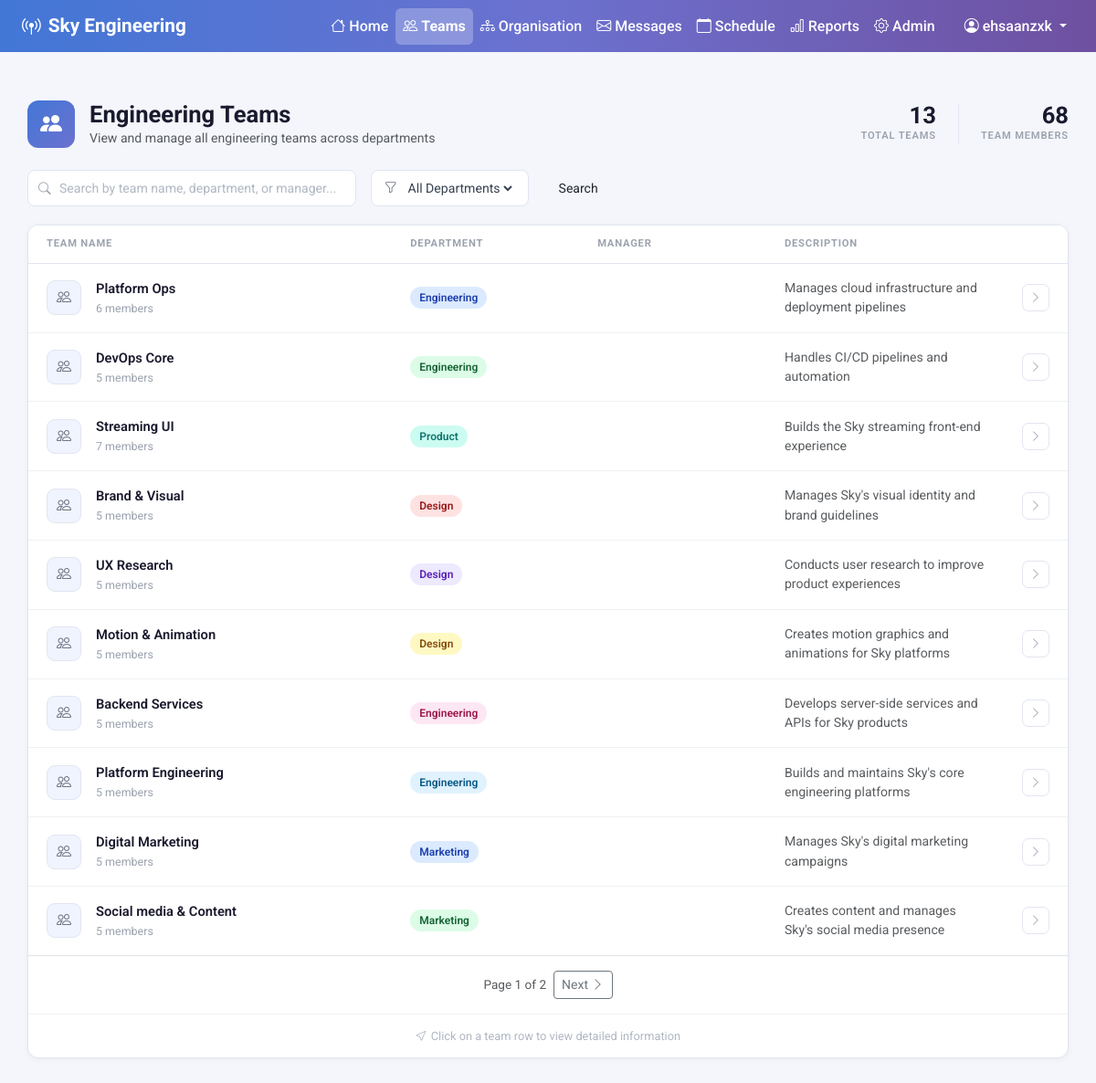
Page /teams/ (signed in) on the committed database.
### teams_feature/models.py (models this page shows, shortened)
class Team(models.Model):
    team_name = models.CharField(max_length=100)
    department = models.ForeignKey(
        Department, on_delete=models.CASCADE,
        related_name='teams'
    )
    manager = models.ForeignKey(
        User, on_delete=models.SET_NULL,
        null=True, blank=True,
        related_name='managed_teams'
    )
    team_type = models.ForeignKey(
        TeamType, on_delete=models.SET_NULL,
        null=True, blank=True,
        related_name='teams'
    )
    description = models.TextField(blank=True)
    purpose = models.TextField(blank=True)
    team_size = models.IntegerField(default=0)
    created_date = models.DateField(auto_now_add=True)
    is_active = models.BooleanField(default=True)

### organisation_feature/models.py (models this page shows, shortened)
class Department(models.Model):
    department_name = models.CharField(max_length=150)
    specialisation = models.CharField(max_length=200, blank=True)
    description = models.TextField(blank=True)
    class Meta:
        ordering = ['department_name']

### teams_feature/views.py (the view)
# urls.py: path('', views.team_list, name='team_list'), # Team list page — accessible at /teams/
@login_required
def team_list(request):
    teams = Team.objects.filter(is_active=True).select_related('department', 'manager', 'team_type')
    query = request.GET.get('q', '')
    department = request.GET.get('department', '')
    skill = request.GET.get('skill', '')
    if query:
        teams = teams.filter(team_name__icontains=query)
    if department:
        teams = teams.filter(department__department_name__icontains=department)
    if skill:
        teams = teams.filter(team_skills__skill__skill_name__icontains=skill)
    teams = teams.distinct()
    total_teams = Team.objects.filter(is_active=True).count()
    total_members = sum(
        t.members.count()
        for t in Team.objects.filter(is_active=True).prefetch_related('members')
    )
    paginator = Paginator(teams, 10)
    page_number = request.GET.get('page')  # get current page number from URL e.g. ?page=2
    page_obj = paginator.get_page(page_number)  # get_page handles invalid/missing page numbers safely
    departments = Department.objects.all().order_by('department_name')
    skills = Skill.objects.all()
    return render(request, 'teams_feature/team_list.html', {
        'teams': page_obj,          # paginated teams (replaces full queryset)
        'page_obj': page_obj,       # pagination object for rendering page controls
        'query': query,
        'department': department,
        'skill': skill,
        'skills': skills,
        'departments': departments,
        'total_teams': total_teams,
        'total_members': total_members,
    })

### teams_feature/templates/teams_feature/team_list.html (shortened to what this page needs)
{% extends 'global.html' %}
{% block content %}
<div class="d-flex align-items-center justify-content-between mb-4">
    <div class="d-flex align-items-center gap-3">
        <div class="teams-header-icon">
            <i class="bi bi-people-fill"></i>
        </div>
        <div>
            <h1 class="mb-0 fw-bold" style="font-size:1.6rem;color:#1a1a2e">Engineering Teams</h1>
            <p class="mb-0 text-muted" style="font-size:0.88rem">View and manage all engineering teams across departments</p>
        </div>
    </div>
    <div class="d-flex gap-4">
        <div class="stat-block">
            <div class="stat-number">{{ total_teams }}</div>
            <div class="stat-label">Total Teams</div>
        </div>
        <div class="stat-block">
            <div class="stat-number">{{ total_members }}</div>
            <div class="stat-label">Team Members</div>
        </div>
    </div>
</div>
<div class="search-filter-bar d-flex align-items-center gap-3">
    <form method="GET" class="d-flex align-items-center gap-3 w-100">
        <div class="search-wrapper flex-grow-1" style="max-width:360px">
            <i class="bi bi-search"></i>
            <input
                type="text"
                name="q"
                value="{{ query }}"
                placeholder="Search by team name, department, or manager..."
                class="form-control"
                autocomplete="off"
            >
        </div>
        <div class="dept-filter">
            <i class="bi bi-funnel" style="color:#6b7280;font-size:0.85rem"></i>
            <select name="department" onchange="this.form.submit()">
                <option value="">All Departments</option>
            </select>
        </div>
        <button type="submit" class="btn btn-sky btn-sm px-3" style="height:40px">
            Search
        </button>
    </form>
</div>
<div class="teams-card">
    {% if teams %}
    <table class="table teams-table">
        <thead>
            <tr>
                <th style="width:35%">Team Name</th>
                <th style="width:18%">Department</th>
                <th style="width:18%">Manager</th>
                <th>Description</th>
                <th style="width:50px"></th>
            </tr>
        </thead>
        <tbody>
            {% for team in teams %}
            <tr onclick="window.location='{% url 'teams:team_detail' team.id %}'">
                <td>
                    <div class="d-flex align-items-center gap-3">
                        <div class="team-icon">
                            <i class="bi bi-people"></i>
                        </div>
                        <div>
                            <div class="team-name-text">{{ team.team_name }}</div>
                            <div class="team-member-count">{{ team.members.count }} member{{ team.members.count|pluralize }}</div>
                        </div>
                    </div>
                </td>
                <td>
                    <span class="dept-badge dept-badge-{% cycle '0' '1' '2' '3' '4' '5' '6' '7' %}">
                        {{ team.department.department_name }}
                    </span>
                </td>
                <td>
                </td>
                <td class="text-muted">
                    {{ team.description|truncatechars:90 }}
                </td>
                <td>
                    <a href="{% url 'teams:team_detail' team.id %}" class="row-arrow" onclick="event.stopPropagation()">
                        <i class="bi bi-chevron-right"></i>
                    </a>
                </td>
            </tr>
            {% endfor %}
        </tbody>
    </table>
{% if page_obj.has_other_pages %}
<div class="d-flex justify-content-center align-items-center gap-2 py-3 border-top">
    <span class="text-muted" style="font-size:0.85rem">
        Page {{ page_obj.number }} of {{ page_obj.paginator.num_pages }}
    </span>
    {% if page_obj.has_next %}
    <a href="?page={{ page_obj.next_page_number }}&q={{ query }}&department={{ department }}"
       class="btn btn-outline-secondary btn-sm">
        Next <i class="bi bi-chevron-right"></i>
    </a>
    {% endif %}
</div>
{% endif %}
    <div class="table-hint">
        <i class="bi bi-cursor me-1"></i>Click on a team row to view detailed information
    </div>
    {% endif %}
</div>
{% endblock %}

### templates/global.html (shortened to what this page needs)
<!doctype html>
<html lang="en">
  <head>
    <link href="https://cdn.jsdelivr.net/npm/bootstrap@5.3.0/dist/css/bootstrap.min.css" rel="stylesheet" />
    <link href="https://cdn.jsdelivr.net/npm/bootstrap-icons@1.11.0/font/bootstrap-icons.css" rel="stylesheet" />
  </head>
  <body>
    <nav class="navbar navbar-expand-lg fixed-top">
      <div class="container-fluid px-4">
        <a class="navbar-brand" href="/">
          <i class="bi bi-broadcast-pin me-2"></i>Sky Engineering
        </a>
        <div class="collapse navbar-collapse" id="navbarNav">
          <ul class="navbar-nav ms-auto">
            <li class="nav-item">
              <a class="nav-link {% if request.path == '/' %}active{% endif %}" href="/">
                <i class="bi bi-house me-1"></i>Home
              </a>
            </li>
            <li class="nav-item">
              <a class="nav-link {% if '/teams/' in request.path %}active{% endif %}" href="/teams/">
                <i class="bi bi-people me-1"></i>Teams
              </a>
            </li>
            <li class="nav-item">
              <a class="nav-link {% if '/org-chart/' in request.path %}active{% endif %}" href="/org-chart/">
                <i class="bi bi-diagram-3 me-1"></i>Organisation
              </a>
            </li>
            <li class="nav-item">
              <a class="nav-link {% if '/messages/' in request.path %}active{% endif %}" href="/messages/inbox/">
                <i class="bi bi-envelope me-1"></i>Messages
              </a>
            </li>
            <li class="nav-item">
              <a class="nav-link {% if '/schedule/' in request.path %}active{% endif %}" href="/schedule/calendar/">
                <i class="bi bi-calendar me-1"></i>Schedule
              </a>
            </li>
            <li class="nav-item">
              <a class="nav-link {% if '/reports/' in request.path %}active{% endif %}" href="/reports/">
                <i class="bi bi-bar-chart me-1"></i>Reports
              </a>
            </li>
            <li class="nav-item">
              <a class="nav-link {% if '/admin/' in request.path %}active{% endif %}" href="/admin/">
                <i class="bi bi-gear me-1"></i>Admin
              </a>
            </li>
          </ul>
          <ul class="navbar-nav ms-3">
            {% if user.is_authenticated %}
              <li class="nav-item dropdown">
                <a class="nav-link dropdown-toggle" href="#" data-bs-toggle="dropdown">
                  <i class="bi bi-person-circle me-1"></i>{{ user.username }}
                </a>
              </li>
            {% else %}
              <li class="nav-item">
                <a class="nav-link" href="/accounts/login/">
                  <i class="bi bi-box-arrow-in-right me-1"></i>Login
                </a>
              </li>
            {% endif %}
          </ul>
        </div>
      </div>
    </nav>
    <div class="main-content">
      {% block content %}
      {% endblock %}
    </div>
  </body>
</html>

### templates/global.html (style rules this page uses)
:root { --sky-blue: #4277d6; --sky-purple: #6c71cf; --sky-dark-purple: #6f50a0; }
body { font-family: "Roboto", sans-serif; background-color: #f4f6fb; }
.navbar { background: linear-gradient(to right, #4277d6, #6c71cf, #6f50a0); }
.navbar-brand { color: white !important; font-weight: 700; font-size: 1.3rem; }
.nav-link { color: white !important; font-weight: 500; padding: 8px 16px; border-radius: 6px; transition: background 0.2s; }
.nav-link.active { background-color: rgba(255, 255, 255, 0.25); font-weight: 700; }
.main-content { margin-top: 80px; padding: 30px; }

### teams_feature/templates/teams_feature/team_list.html (style rules this page uses)
.teams-header-icon { width: 52px; height: 52px; border-radius: 12px; background: linear-gradient(135deg, var(--sky-blue), var(--sky-purple)); display: flex; align-items: center; justify-content: center; flex-shrink: 0; }
.teams-header-icon i { font-size: 1.5rem; color: #fff; }
.stat-block { text-align: right; }
.stat-block .stat-number { font-size: 1.6rem; font-weight: 700; color: #1a1a2e; line-height: 1; }
.stat-block .stat-label { font-size: 0.7rem; font-weight: 600; letter-spacing: 0.8px; text-transform: uppercase; color: #9ca3af; margin-top: 2px; }
.search-filter-bar { margin-bottom: 20px; }
.search-wrapper { position: relative; max-width: 320px; }
.search-wrapper .bi-search { position: absolute; left: 12px; top: 50%; transform: translateY(-50%); color: #9ca3af; font-size: 0.85rem; }
.search-wrapper input { padding-left: 34px; border: 1px solid #e2e5f1; border-radius: 8px; font-size: 0.88rem; color: #374151; background: #fff; height: 40px; }
.search-wrapper input::placeholder { color: #b0b7c3; }
.dept-filter { height: 40px; border: 1px solid #e2e5f1; border-radius: 8px; font-size: 0.88rem; color: #374151; background: #fff; padding: 0 14px; display: flex; align-items: center; gap: 8px; cursor: pointer; white-space: nowrap; }
.dept-filter select { border: none; background: transparent; font-size: 0.88rem; color: #374151; cursor: pointer; outline: none; }
.teams-card { background: #fff; border: 1px solid #e2e5f1; border-radius: 12px; overflow: hidden; box-shadow: 0 1px 6px rgba(0,0,0,0.05); }
.teams-table { margin: 0; }
.teams-table thead tr { background: #fafbfc; border-bottom: 1px solid #e2e5f1; }
.teams-table thead th { font-size: 0.7rem; font-weight: 700; letter-spacing: 0.8px; text-transform: uppercase; color: #9ca3af; padding: 12px 20px; border: none; }
.teams-table tbody tr { border-bottom: 1px solid #f0f1f5; transition: background 0.12s; cursor: pointer; }
.teams-table tbody tr:last-child { border-bottom: none; }
.teams-table td { padding: 16px 20px; vertical-align: middle; border: none; font-size: 0.88rem; color: #374151; }
.team-icon { width: 38px; height: 38px; border-radius: 9px; background: #f0f4ff; border: 1px solid #e2e5f1; display: flex; align-items: center; justify-content: center; flex-shrink: 0; }
.team-icon i { font-size: 1rem; color: #6b7280; }
.team-name-text { font-weight: 600; color: #1a1a2e; font-size: 0.92rem; margin-bottom: 2px; }
.team-member-count { font-size: 0.78rem; color: #9ca3af; }
.dept-badge { display: inline-block; padding: 3px 10px; border-radius: 20px; font-size: 0.75rem; font-weight: 600; white-space: nowrap; }
.dept-badge-0 { background: #dbeafe; color: #1e40af; }
.dept-badge-1 { background: #dcfce7; color: #166534; }
.dept-badge-2 { background: #ccfbf1; color: #0f766e; }
.dept-badge-3 { background: #fee2e2; color: #991b1b; }
.dept-badge-4 { background: #ede9fe; color: #5b21b6; }
.dept-badge-5 { background: #fef9c3; color: #854d0e; }
.dept-badge-6 { background: #fce7f3; color: #9d174d; }
.dept-badge-7 { background: #e0f2fe; color: #075985; }
.row-arrow { width: 30px; height: 30px; border: 1px solid #e2e5f1; border-radius: 7px; background: #fff; display: flex; align-items: center; justify-content: center; color: #9ca3af; font-size: 0.8rem; transition: all 0.15s; text-decoration: none; }
.table-hint { text-align: center; padding: 14px; font-size: 0.8rem; color: #b0b7c3; border-top: 1px solid #f0f1f5; }

### rows in the picture
Team: team_name "Platform Ops", members.count "6", department.department_name "Engineering", description "Manages cloud infrastructure and deployment pipelines"
Team: team_name "DevOps Core", members.count "5", department.department_name "Engineering", description "Handles CI/CD pipelines and automation"
Team: team_name "Streaming UI", members.count "7", department.department_name "Product", description "Builds the Sky streaming front-end experience"
Team: team_name "Brand & Visual", members.count "5", department.department_name "Design", description "Manages Sky's visual identity and brand guidelines"
Team: team_name "UX Research", members.count "5", department.department_name "Design", description "Conducts user research to improve product experiences"
Team: team_name "Motion & Animation", members.count "5", department.department_name "Design", description "Creates motion graphics and animations for Sky platforms"
Team: team_name "Backend Services", members.count "5", department.department_name "Engineering", description "Develops server-side services and APIs for Sky products"
Team: team_name "Platform Engineering", members.count "5", department.department_name "Engineering", description "Builds and maintains Sky's core engineering platforms"
Team: team_name "Digital Marketing", members.count "5", department.department_name "Marketing", description "Manages Sky's digital marketing campaigns"
Team: team_name "Social media & Content", members.count "5", department.department_name "Marketing", description "Creates content and manages Sky's social media presence"

### other values in the picture
{{ user.username }} "ehsaanzxk"
{{ total_teams }} "13"
{{ total_members }} "68"
{{ page_obj.number }} "1"
{{ page_obj.paginator.num_pages }} "2"
